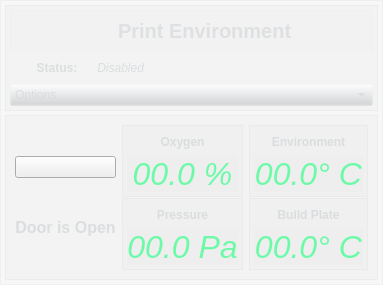
           <widget class="QFrame" name="frame_35">
            <property name="minimumSize">
             <size>
              <width>0</width>
              <height>150</height>
             </size>
            </property>
            <property name="styleSheet">
             <string notr="true">background: rgba(212,215,217,24);
</string>
            </property>
            <property name="frameShape">
             <enum>QFrame::StyledPanel</enum>
            </property>
            <property name="frameShadow">
             <enum>QFrame::Raised</enum>
            </property>
            <layout class="QVBoxLayout" name="verticalLayout_16">
             <property name="spacing">
              <number>4</number>
             </property>
             <property name="leftMargin">
              <number>4</number>
             </property>
             <property name="topMargin">
              <number>4</number>
             </property>
             <property name="rightMargin">
              <number>4</number>
             </property>
             <property name="bottomMargin">
              <number>4</number>
             </property>
             <item>
              <widget class="QFrame" name="frame_37">
               <property name="frameShape">
                <enum>QFrame::StyledPanel</enum>
               </property>
               <property name="frameShadow">
                <enum>QFrame::Raised</enum>
               </property>
               <layout class="QVBoxLayout" name="verticalLayout_26">
                <property name="spacing">
                 <number>4</number>
                </property>
                <property name="leftMargin">
                 <number>4</number>
                </property>
                <property name="topMargin">
                 <number>4</number>
                </property>
                <property name="rightMargin">
                 <number>4</number>
                </property>
                <property name="bottomMargin">
                 <number>4</number>
                </property>
                <item>
                 <widget class="QFrame" name="frame_38">
                  <property name="styleSheet">
                   <string notr="true">background:rgba(212,215,217,10);
</string>
                  </property>
                  <property name="frameShape">
                   <enum>QFrame::StyledPanel</enum>
                  </property>
                  <property name="frameShadow">
                   <enum>QFrame::Raised</enum>
                  </property>
                  <layout class="QHBoxLayout" name="horizontalLayout_32">
                   <property name="spacing">
                    <number>4</number>
                   </property>
                   <property name="leftMargin">
                    <number>4</number>
                   </property>
                   <property name="topMargin">
                    <number>4</number>
                   </property>
                   <property name="rightMargin">
                    <number>4</number>
                   </property>
                   <property name="bottomMargin">
                    <number>4</number>
                   </property>
                   <item alignment="Qt::AlignLeft">
                    <widget class="QPushButton" name="pushButton_5">
                     <property name="sizePolicy">
                      <sizepolicy hsizetype="Preferred" vsizetype="Preferred">
                       <horstretch>0</horstretch>
                       <verstretch>0</verstretch>
                      </sizepolicy>
                     </property>
                     <property name="minimumSize">
                      <size>
                       <width>28</width>
                       <height>32</height>
                      </size>
                     </property>
                     <property name="baseSize">
                      <size>
                       <width>32</width>
                       <height>32</height>
                      </size>
                     </property>
                     <property name="styleSheet">
                      <string notr="true">background:none;
color: rgba(212,215,217,100)</string>
                     </property>
                     <property name="text">
                      <string/>
                     </property>
                     <property name="icon">
                      <iconset resource="icons.qrc">
                       <normaloff>:/icons/icons/toggle-off1.png</normaloff>
                       <normalon>:/icons/icons/toggle-on1.png</normalon>:/icons/icons/toggle-off1.png</iconset>
                     </property>
                     <property name="iconSize">
                      <size>
                       <width>34</width>
                       <height>22</height>
                      </size>
                     </property>
                     <property name="checkable">
                      <bool>true</bool>
                     </property>
                     <property name="flat">
                      <bool>true</bool>
                     </property>
                    </widget>
                   </item>
                   <item alignment="Qt::AlignHCenter">
                    <widget class="QLabel" name="label_46">
                     <property name="minimumSize">
                      <size>
                       <width>250</width>
                       <height>32</height>
                      </size>
                     </property>
                     <property name="maximumSize">
                      <size>
                       <width>600</width>
                       <height>16777215</height>
                      </size>
                     </property>
                     <property name="font">
                      <font>
                       <pointsize>15</pointsize>
                       <weight>75</weight>
                       <bold>true</bold>
                      </font>
                     </property>
                     <property name="styleSheet">
                      <string notr="true">background:none;
color: rgba(212,215,217,180)</string>
                     </property>
                     <property name="inputMethodHints">
                      <set>Qt::ImhNoEditMenu</set>
                     </property>
                     <property name="text">
                      <string>Print Environment</string>
                     </property>
                     <property name="alignment">
                      <set>Qt::AlignLeading|Qt::AlignLeft|Qt::AlignVCenter</set>
                     </property>
                    </widget>
                   </item>
                  </layout>
                 </widget>
                </item>
                <item>
                 <layout class="QHBoxLayout" name="horizontalLayout_42">
                  <property name="spacing">
                   <number>0</number>
                  </property>
                  <item>
                   <widget class="QPushButton" name="pushButton_12">
                    <property name="maximumSize">
                     <size>
                      <width>20</width>
                      <height>16777215</height>
                     </size>
                    </property>
                    <property name="styleSheet">
                     <string notr="true">background:none;</string>
                    </property>
                    <property name="text">
                     <string/>
                    </property>
                    <property name="icon">
                     <iconset resource="icons.qrc">
                      <normaloff>:/icons/icons/redbutton.png</normaloff>:/icons/icons/redbutton.png</iconset>
                    </property>
                    <property name="flat">
                     <bool>true</bool>
                    </property>
                   </widget>
                  </item>
                  <item>
                   <widget class="QLabel" name="label_48">
                    <property name="minimumSize">
                     <size>
                      <width>0</width>
                      <height>24</height>
                     </size>
                    </property>
                    <property name="maximumSize">
                     <size>
                      <width>64</width>
                      <height>24</height>
                     </size>
                    </property>
                    <property name="font">
                     <font>
                      <weight>75</weight>
                      <bold>true</bold>
                     </font>
                    </property>
                    <property name="styleSheet">
                     <string notr="true">background: none;
color: rgba(212,215,217,200)</string>
                    </property>
                    <property name="text">
                     <string>  Status:</string>
                    </property>
                   </widget>
                  </item>
                  <item>
                   <widget class="QLabel" name="label_73">
                    <property name="minimumSize">
                     <size>
                      <width>0</width>
                      <height>24</height>
                     </size>
                    </property>
                    <property name="maximumSize">
                     <size>
                      <width>16777215</width>
                      <height>24</height>
                     </size>
                    </property>
                    <property name="font">
                     <font>
                      <weight>50</weight>
                      <italic>true</italic>
                      <bold>false</bold>
                     </font>
                    </property>
                    <property name="styleSheet">
                     <string notr="true">background: none;
color: rgba(212,215,217,200)</string>
                    </property>
                    <property name="text">
                     <string> Disabled</string>
                    </property>
                   </widget>
                  </item>
                 </layout>
                </item>
                <item>
                 <widget class="QComboBox" name="comboBox_5">
                  <property name="styleSheet">
                   <string notr="true">background:rgba(212,215,217,10);
color:rgba(212,215,217,200)</string>
                  </property>
                  <item>
                   <property name="text">
                    <string>Options</string>
                   </property>
                  </item>
                 </widget>
                </item>
               </layout>
              </widget>
             </item>
             <item>
              <widget class="QFrame" name="frame_11">
               <property name="sizePolicy">
                <sizepolicy hsizetype="Preferred" vsizetype="Fixed">
                 <horstretch>0</horstretch>
                 <verstretch>0</verstretch>
                </sizepolicy>
               </property>
               <property name="minimumSize">
                <size>
                 <width>0</width>
                 <height>145</height>
                </size>
               </property>
               <property name="frameShape">
                <enum>QFrame::StyledPanel</enum>
               </property>
               <property name="frameShadow">
                <enum>QFrame::Raised</enum>
               </property>
               <layout class="QHBoxLayout" name="horizontalLayout_13">
                <item>
                 <layout class="QVBoxLayout" name="verticalLayout_24">
                  <item>
                   <widget class="QPushButton" name="pushButton_6">
                    <property name="styleSheet">
                     <string notr="true">background:none</string>
                    </property>
                    <property name="text">
                     <string/>
                    </property>
                    <property name="icon">
                     <iconset resource="icons.qrc">
                      <normaloff>:/icons/icons/unlock-alt.png</normaloff>:/icons/icons/unlock-alt.png</iconset>
                    </property>
                    <property name="iconSize">
                     <size>
                      <width>27</width>
                      <height>50</height>
                     </size>
                    </property>
                   </widget>
                  </item>
                  <item>
                   <widget class="QLabel" name="label_68">
                    <property name="sizePolicy">
                     <sizepolicy hsizetype="MinimumExpanding" vsizetype="Preferred">
                      <horstretch>0</horstretch>
                      <verstretch>0</verstretch>
                     </sizepolicy>
                    </property>
                    <property name="minimumSize">
                     <size>
                      <width>0</width>
                      <height>24</height>
                     </size>
                    </property>
                    <property name="maximumSize">
                     <size>
                      <width>200</width>
                      <height>24</height>
                     </size>
                    </property>
                    <property name="font">
                     <font>
                      <pointsize>12</pointsize>
                      <weight>75</weight>
                      <bold>true</bold>
                     </font>
                    </property>
                    <property name="styleSheet">
                     <string notr="true">background: none;
color: rgba(212,215,217,200)</string>
                    </property>
                    <property name="text">
                     <string>Door is Open</string>
                    </property>
                    <property name="alignment">
                     <set>Qt::AlignCenter</set>
                    </property>
                   </widget>
                  </item>
                 </layout>
                </item>
                <item>
                 <layout class="QVBoxLayout" name="verticalLayout_20">
                  <property name="spacing">
                   <number>1</number>
                  </property>
                  <item>
                   <widget class="QFrame" name="frame_14">
                    <property name="frameShape">
                     <enum>QFrame::StyledPanel</enum>
                    </property>
                    <property name="frameShadow">
                     <enum>QFrame::Raised</enum>
                    </property>
                    <layout class="QVBoxLayout" name="verticalLayout_21">
                     <property name="spacing">
                      <number>2</number>
                     </property>
                     <property name="leftMargin">
                      <number>4</number>
                     </property>
                     <property name="topMargin">
                      <number>4</number>
                     </property>
                     <property name="rightMargin">
                      <number>4</number>
                     </property>
                     <property name="bottomMargin">
                      <number>4</number>
                     </property>
                     <item>
                      <widget class="QLabel" name="label_66">
                       <property name="sizePolicy">
                        <sizepolicy hsizetype="MinimumExpanding" vsizetype="Preferred">
                         <horstretch>0</horstretch>
                         <verstretch>0</verstretch>
                        </sizepolicy>
                       </property>
                       <property name="minimumSize">
                        <size>
                         <width>0</width>
                         <height>24</height>
                        </size>
                       </property>
                       <property name="maximumSize">
                        <size>
                         <width>200</width>
                         <height>24</height>
                        </size>
                       </property>
                       <property name="font">
                        <font>
                         <weight>75</weight>
                         <bold>true</bold>
                        </font>
                       </property>
                       <property name="styleSheet">
                        <string notr="true">background: none;
color: rgba(212,215,217,200)</string>
                       </property>
                       <property name="text">
                        <string>Oxygen</string>
                       </property>
                       <property name="alignment">
                        <set>Qt::AlignCenter</set>
                       </property>
                      </widget>
                     </item>
                     <item>
                      <widget class="QLabel" name="label_16">
                       <property name="font">
                        <font>
                         <pointsize>24</pointsize>
                         <italic>true</italic>
                        </font>
                       </property>
                       <property name="styleSheet">
                        <string notr="true">background: rgba(212,215,217,16);
color: rgba(55,255,139, 180)</string>
                       </property>
                       <property name="text">
                        <string>00.0 %</string>
                       </property>
                       <property name="alignment">
                        <set>Qt::AlignCenter</set>
                       </property>
                      </widget>
                     </item>
                    </layout>
                   </widget>
                  </item>
                  <item>
                   <widget class="QFrame" name="frame_15">
                    <property name="frameShape">
                     <enum>QFrame::StyledPanel</enum>
                    </property>
                    <property name="frameShadow">
                     <enum>QFrame::Raised</enum>
                    </property>
                    <layout class="QVBoxLayout" name="verticalLayout_22">
                     <property name="spacing">
                      <number>2</number>
                     </property>
                     <property name="leftMargin">
                      <number>4</number>
                     </property>
                     <property name="topMargin">
                      <number>4</number>
                     </property>
                     <property name="rightMargin">
                      <number>4</number>
                     </property>
                     <property name="bottomMargin">
                      <number>4</number>
                     </property>
                     <item>
                      <widget class="QLabel" name="label_67">
                       <property name="sizePolicy">
                        <sizepolicy hsizetype="Preferred" vsizetype="Preferred">
                         <horstretch>0</horstretch>
                         <verstretch>0</verstretch>
                        </sizepolicy>
                       </property>
                       <property name="minimumSize">
                        <size>
                         <width>0</width>
                         <height>24</height>
                        </size>
                       </property>
                       <property name="maximumSize">
                        <size>
                         <width>200</width>
                         <height>24</height>
                        </size>
                       </property>
                       <property name="font">
                        <font>
                         <weight>75</weight>
                         <bold>true</bold>
                        </font>
                       </property>
                       <property name="styleSheet">
                        <string notr="true">background: none;
color: rgba(212,215,217,200)</string>
                       </property>
                       <property name="text">
                        <string>Pressure</string>
                       </property>
                       <property name="alignment">
                        <set>Qt::AlignCenter</set>
                       </property>
                      </widget>
                     </item>
                     <item>
                      <widget class="QLabel" name="label_17">
                       <property name="font">
                        <font>
                         <pointsize>24</pointsize>
                         <italic>true</italic>
                        </font>
                       </property>
                       <property name="styleSheet">
                        <string notr="true">background: rgba(212,215,217,16);
color: rgba(55,255,139, 180)</string>
                       </property>
                       <property name="text">
                        <string>00.0 Pa</string>
                       </property>
                       <property name="alignment">
                        <set>Qt::AlignCenter</set>
                       </property>
                      </widget>
                     </item>
                    </layout>
                   </widget>
                  </item>
                 </layout>
                </item>
                <item>
                 <layout class="QVBoxLayout" name="verticalLayout_19">
                  <property name="spacing">
                   <number>1</number>
                  </property>
                  <item>
                   <widget class="QFrame" name="frame_13">
                    <property name="minimumSize">
                     <size>
                      <width>0</width>
                      <height>60</height>
                     </size>
                    </property>
                    <property name="frameShape">
                     <enum>QFrame::StyledPanel</enum>
                    </property>
                    <property name="frameShadow">
                     <enum>QFrame::Raised</enum>
                    </property>
                    <layout class="QVBoxLayout" name="verticalLayout_18">
                     <property name="spacing">
                      <number>2</number>
                     </property>
                     <property name="leftMargin">
                      <number>4</number>
                     </property>
                     <property name="topMargin">
                      <number>4</number>
                     </property>
                     <property name="rightMargin">
                      <number>4</number>
                     </property>
                     <property name="bottomMargin">
                      <number>4</number>
                     </property>
                     <item>
                      <widget class="QLabel" name="label_65">
                       <property name="sizePolicy">
                        <sizepolicy hsizetype="MinimumExpanding" vsizetype="Preferred">
                         <horstretch>0</horstretch>
                         <verstretch>0</verstretch>
                        </sizepolicy>
                       </property>
                       <property name="minimumSize">
                        <size>
                         <width>0</width>
                         <height>24</height>
                        </size>
                       </property>
                       <property name="maximumSize">
                        <size>
                         <width>200</width>
                         <height>24</height>
                        </size>
                       </property>
                       <property name="font">
                        <font>
                         <weight>75</weight>
                         <bold>true</bold>
                        </font>
                       </property>
                       <property name="styleSheet">
                        <string notr="true">background: none;
color: rgba(212,215,217,200)</string>
                       </property>
                       <property name="text">
                        <string>Environment</string>
                       </property>
                       <property name="alignment">
                        <set>Qt::AlignCenter</set>
                       </property>
                      </widget>
                     </item>
                     <item>
                      <widget class="QLabel" name="label_15">
                       <property name="font">
                        <font>
                         <pointsize>24</pointsize>
                         <italic>true</italic>
                        </font>
                       </property>
                       <property name="styleSheet">
                        <string notr="true">background: rgba(212,215,217,16);
color: rgba(55,255,139, 180)</string>
                       </property>
                       <property name="text">
                        <string>00.0° C</string>
                       </property>
                       <property name="alignment">
                        <set>Qt::AlignCenter</set>
                       </property>
                      </widget>
                     </item>
                    </layout>
                   </widget>
                  </item>
                  <item>
                   <widget class="QFrame" name="frame_12">
                    <property name="minimumSize">
                     <size>
                      <width>0</width>
                      <height>60</height>
                     </size>
                    </property>
                    <property name="frameShape">
                     <enum>QFrame::StyledPanel</enum>
                    </property>
                    <property name="frameShadow">
                     <enum>QFrame::Raised</enum>
                    </property>
                    <layout class="QVBoxLayout" name="verticalLayout_17">
                     <property name="spacing">
                      <number>2</number>
                     </property>
                     <property name="leftMargin">
                      <number>4</number>
                     </property>
                     <property name="topMargin">
                      <number>4</number>
                     </property>
                     <property name="rightMargin">
                      <number>4</number>
                     </property>
                     <property name="bottomMargin">
                      <number>4</number>
                     </property>
                     <item>
                      <widget class="QLabel" name="label_64">
                       <property name="sizePolicy">
                        <sizepolicy hsizetype="Preferred" vsizetype="Preferred">
                         <horstretch>0</horstretch>
                         <verstretch>0</verstretch>
                        </sizepolicy>
                       </property>
                       <property name="minimumSize">
                        <size>
                         <width>0</width>
                         <height>24</height>
                        </size>
                       </property>
                       <property name="maximumSize">
                        <size>
                         <width>200</width>
                         <height>24</height>
                        </size>
                       </property>
                       <property name="font">
                        <font>
                         <weight>75</weight>
                         <bold>true</bold>
                        </font>
                       </property>
                       <property name="styleSheet">
                        <string notr="true">background: none;
color: rgba(212,215,217,200)</string>
                       </property>
                       <property name="text">
                        <string>Build Plate</string>
                       </property>
                       <property name="alignment">
                        <set>Qt::AlignCenter</set>
                       </property>
                      </widget>
                     </item>
                     <item>
                      <widget class="QLabel" name="label_3">
                       <property name="font">
                        <font>
                         <pointsize>24</pointsize>
                         <italic>true</italic>
                        </font>
                       </property>
                       <property name="styleSheet">
                        <string notr="true">background: rgba(212,215,217,16);
color: rgba(55,255,139, 180)</string>
                       </property>
                       <property name="text">
                        <string>00.0° C</string>
                       </property>
                       <property name="alignment">
                        <set>Qt::AlignCenter</set>
                       </property>
                      </widget>
                     </item>
                    </layout>
                   </widget>
                  </item>
                 </layout>
                </item>
               </layout>
              </widget>
             </item>
            </layout>
           </widget>
